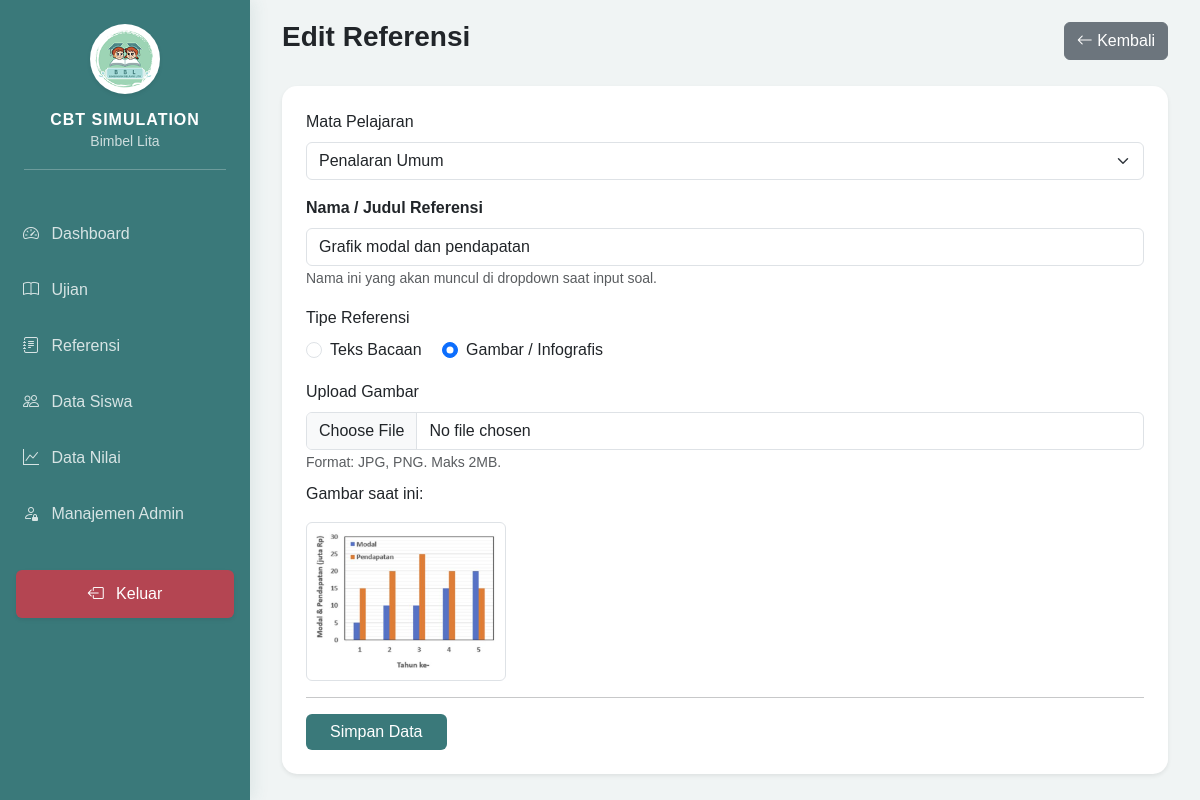
The app's page /admin/dashboard.php?page=references_form&id=16 (signed in) with its own data.
### tables this page shows
CREATE TABLE `references` (
  `id` int NOT NULL,
  `subject_id` int NOT NULL,
  `title` varchar(255) NOT NULL,
  `type` enum('text','image') DEFAULT 'text',
  `content` text,
  `image_path` varchar(255) DEFAULT NULL,
  `created_at` timestamp NULL DEFAULT CURRENT_TIMESTAMP
);

CREATE TABLE `subjects` (
  `id` int NOT NULL,
  `exam_id` int NOT NULL,
  `name` varchar(100) NOT NULL,
  `duration` int NOT NULL,
  `max_score` decimal(10,2) DEFAULT '100.00',
  `is_active` tinyint(1) DEFAULT '1',
  `created_at` timestamp NULL DEFAULT CURRENT_TIMESTAMP
);

### admin/modules/references/form.php (the view, shortened to what this page needs)
<?php
$id = $_GET['id'] ?? null;
$data = null;
if ($id) {
    $stmt = $pdo->prepare("SELECT * FROM `references` WHERE id = ?");
    $stmt->execute([$id]);
    $data = $stmt->fetch();
}
$subjects = $pdo->query("SELECT * FROM subjects ORDER BY name ASC")->fetchAll();
?>
<div class="d-flex justify-content-between align-items-center mb-4">
    <h3 class="fw-bold"><?= $id ? 'Edit' : 'Tambah' ?> Referensi</h3>
    <a href="dashboard.php?page=references" class="btn btn-secondary">
        <i class="bi bi-arrow-left"></i> Kembali
    </a>
</div>
<div class="card border-0 shadow-sm">
    <div class="card-body p-4">
        <form action="modules/references/process.php?action=save" method="POST" enctype="multipart/form-data">
            <div class="mb-3">
                <label class="form-label">Mata Pelajaran</label>
                <select name="subject_id" class="form-select" required>
                    <?php foreach ($subjects as $s): ?>
                        <option value="<?= $s['id'] ?>" <?= ($data['subject_id'] ?? '') == $s['id'] ? 'selected' : '' ?>>
                            <?= htmlspecialchars($s['name']) ?>
                        </option>
                    <?php endforeach; ?>
                </select>
            </div>
            <div class="mb-3">
        <label class="form-label fw-bold">Nama / Judul Referensi</label>
        <input type="text" name="title" class="form-control"
               placeholder="Contoh: Bacaan Teks Proklamasi / Gambar Siklus Air"
               value="<?= htmlspecialchars($data['title'] ?? '') ?>" required>
        <small class="text-muted">Nama ini yang akan muncul di dropdown saat input soal.</small>
    </div>
            <div class="mb-3">
                <label class="form-label d-block">Tipe Referensi</label>
                <div class="form-check form-check-inline">
                    <input class="form-check-input" type="radio" name="type" id="typeText" value="text"
                        <?= ($data['type'] ?? 'text') == 'text' ? 'checked' : '' ?> onclick="toggleType()">
                    <label class="form-check-label" for="typeText">Teks Bacaan</label>
                </div>
                <div class="form-check form-check-inline">
                    <input class="form-check-input" type="radio" name="type" id="typeImage" value="image"
                        <?= ($data['type'] ?? '') == 'image' ? 'checked' : '' ?> onclick="toggleType()">
                    <label class="form-check-label" for="typeImage">Gambar / Infografis</label>
                </div>
            </div>
            <div class="mb-3" id="inputImage" style="display: none;">
                <label class="form-label">Upload Gambar</label>
                <input type="file" name="image" class="form-control" accept="image/*">
                <small class="text-muted">Format: JPG, PNG. Maks 2MB.</small>
                <?php if (!empty($data['image_path'])): ?>
                    <div class="mt-2">
                        <p>Gambar saat ini:</p>
                        <img src="../assets/uploads/references/<?= $data['image_path'] ?>" class="img-thumbnail" width="200">
                    </div>
                <?php endif; ?>
            </div>
            <hr>
            <button type="submit" class="btn btn-primary px-4">Simpan Data</button>
        </form>
    </div>
</div>

### includes/header.php (style rules this page uses)
:root { --sidebar-width: 250px; --primary-teal: #3a797a; --mint-green: #a2d9c1; --mint-light: #f0fdf4; }
body { background-color: #f0f4f4; font-family: 'Poppins', sans-serif; }
.card { border-radius: 15px; border: none; box-shadow: 0 5px 15px rgba(0,0,0,0.05); }
.btn-primary { background-color: var(--primary-teal); border: none; }

### records on screen
references: subject_id "Penalaran Umum", title "Grafik modal dan pendapatan", type "☐ Teks Bacaan", type "☑ Gambar / Infografis", image_path (picture)
